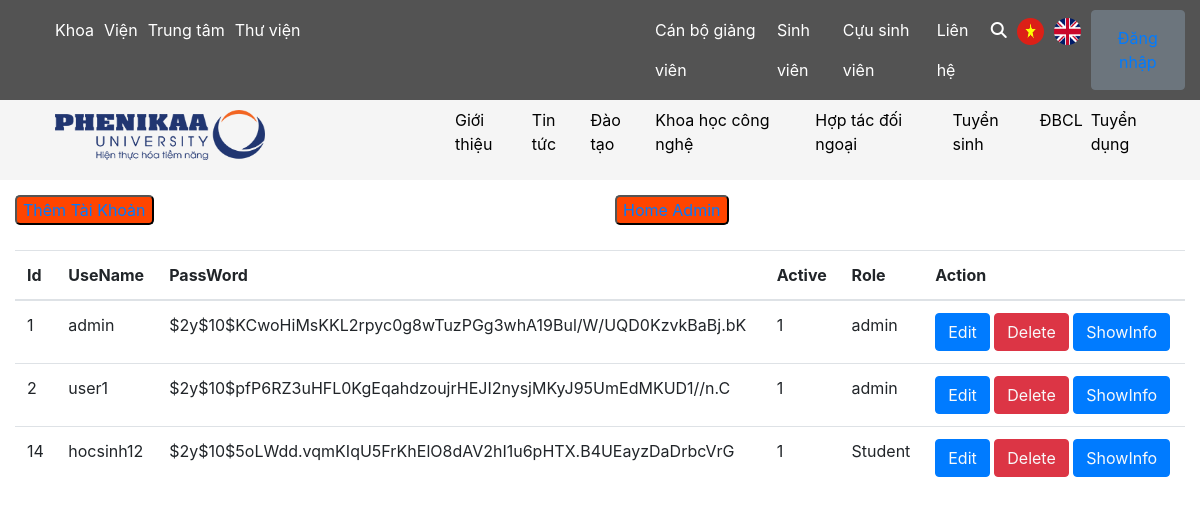
The app's page /account.php, older data.
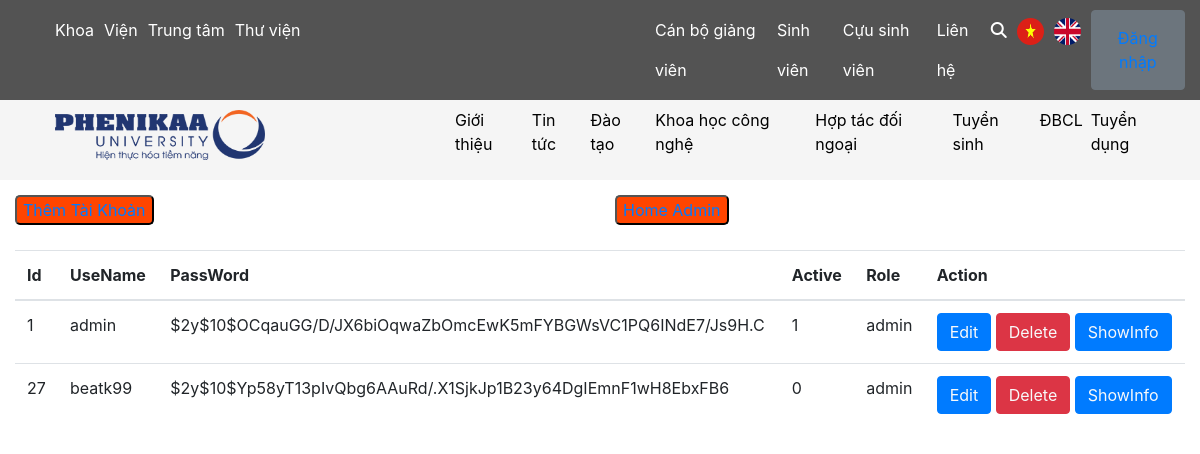
The same page, newer data.
### tables this page shows
CREATE TABLE `users` (
  `id` int(11) NOT NULL,
  `useName` varchar(255) DEFAULT NULL,
  `passWord` char(255) DEFAULT NULL,
  `role` varchar(255) DEFAULT NULL,
  `status` tinyint(1) DEFAULT NULL
);

### account.php (the view, shortened to what this page needs)
<?php
    include('connect.php');
?>
<!DOCTYPE html>
<html lang="en">
<head>
    <link rel="stylesheet" href="https://maxcdn.bootstrapcdn.com/bootstrap/4.5.2/css/bootstrap.min.css"/>
    <link rel="stylesheet" href="./style/style.css">
</head>
<body>
    <?php
        include('./header/header.php');
    ?>
    <div class="container-fluid">
        <div class="row">
            <div class="col-md-6">
                <button class="addAccount">
                    <a href="newAccount.php" class="text-decoration-none">Thêm Tài Khoản</a>
                </button>
            </div>
            <div class="col-md-6">
                <button class="addAccount">
                    <a href="admin.php" class="text-decoration-none">Home Admin</a>
                </button>
            </div>
        </div>
<table class="table">
    <thead>
        <tr>
        <th scope="col">Id</th>
        <th scope="col">UseName</th>
        <th scope="col">PassWord</th>
        <th scope ="col">Active</th>
        <th scope="col">Role</th>
        <th scope="col">Action</th>
        </tr>
    </thead>
    <tbody>
        <?php
            $sql = "SELECT * FROM `users`";
            $result = mysqli_query($conn,$sql);
            if($result){
               while( $row = mysqli_fetch_assoc($result)){
                   $id = $row['id'];
                   $useName = $row['useName'];
                   $passWord = $row['passWord'];
                   $status = $row['status'];
                   $role = $row['role'];
                   echo '<tr>
                        <td>'.$id.'</td>
                        <td>'.$useName.'</td>
                        <td>'.$passWord.'</td>
                        <td>'.$status.'</td>
                        <td>'.$role.'</td>
                        <td>
                        <button class="btn btn-primary"><a href="updateAccount.php ? updateid='.$id.'" class="text-light">Edit</a></button>
                        <button class="btn btn-danger"><a href="deleteAccount.php ? deleteid='.$id.' " class="text-light">Delete</a></button>
                        <button class="btn btn-primary"><a href="showInfo.php ? infoid='.$id.' " class="text-light">ShowInfo</a></button>
                    </td>
                   </tr>';
               }
            }
        ?>
    </tbody>
</table>
    </div>
</body>
</html>

### header/header.php (shortened to what this page needs)
<div class="container-fluid">
    <div class="row header-top">
        <div class="col-md-6 header-left">
            <ul class="header-menuLeft">
                <li>
                    <a href="" class="menuLeftItem">Khoa</a>
                </li>
                <li>
                    <a href="#" class="menuLeftItem">Viện</a>
                </li>
                <li>
                    <a href="#" class="menuLeftItem">Trung tâm</a>
                </li>
                <li>
                    <a href="#" class="menuLeftItem">Thư viện</a>
                </li>
            </ul>
        </div>
        <div class="col-md-6 header-right">
            <ul class="header-menuRight">
                <li><a href="#" class="menuRightItem">Cán bộ giảng viên</a></li>
                <li>
                    <a href="#" class="menuRightItem"> Sinh viên</a>
                </li>
                <li><a href="#" class="menuRightItem">Cựu sinh viên</a></li>
                <li><a href="#" class="menuRightItem">Liên hệ</a></li>
                <li><a href="#" class="menuRightItem"><i class="fas fa-search"></i></a></li>
                <li><a href="#" class="menuRightItem"><img src="./images/vn.jpg" class="language"></a></li>
                <li><a href="#" class="menuRightItem"><img src="./images/en.png" class="language"></a></li>
                <button type="button" class="btn btn-secondary"><a href="login.php">
                    ?></a></button>
            </ul>
        </div>
    </div>
    <div class="row header-down">
        <div class="col-md-4">
            <a href="#">
                <img src="./images/logo.png" class="logo">
            </a>
        </div>
        <div class="col-md-8 menuHeader-down">
            <ul class="menuRight-down">
                <li>
                    <a href="#">Giới thiệu</a>
                </li>
                <li>
                    <a href="news.php">Tin tức</a>
                </li>
                <li>
                    <a href="#">Đào tạo</a>
                </li>
                <li>
                    <a href="#" >Khoa học công nghệ</a>
                </li>
                <li>
                    <a href="#">Hợp tác đối ngoại</a>
                </li>
                <li>
                    <a href="admissionPage.php">Tuyển sinh</a>
                </li>
                <li>
                    <a href="#">ĐBCL</a>
                </li>
                <li><a href="#">Tuyển dụng</a></li>
            </ul>
        </div>
    </div>
</div>

### style/style.css (style rules this page uses)
.header-top { background-color: rgb(83, 83, 83); }
ul li { list-style-type: none; }
.header-menuLeft { position: relative; line-height: 40px; display: flex; margin-top: 10px; margin-bottom: 10px; }
.header-menuLeft > li > a { text-decoration: none; }
.header-menuLeft > li { display: inline-block; position: relative; line-height: 40px; }
.menuLeftItem { margin-right: 10px; position: relative; display: inline-block; color: white; }
.header-menuRight { position: relative; line-height: 40px; display: flex; margin-top: 10px; margin-bottom: 10px; }
.header-menuRight > li > a { text-decoration: none; }
.menuRightItem { margin-right: 10px; position: relative; display: inline-block; color: white; }
.language { height: 27px; width: 27px; border-radius: 15px; }
.header-down { height: 80px; background-color: whitesmoke; }
.logo { width: 250px; height: 50px; padding-left: 40px; margin-top: 10px; margin-bottom: 10px; }
.menuHeader-down { align-self: center; }
.menuRight-down { display: flex; }
.menuRight-down > li > a { text-decoration: none; margin-right: 8px; color: black; }
.addAccount { background-color: orangered; border-radius: 5px; margin-top: 15px; margin-bottom: 25px; }

Row changes from the older to the newer data that the page shows:
removed users: id "2", useName "user1", passWord "$2y$10$pfP6RZ3uHFL0KgEqahdzoujrHEJI2nysjMKyJ95UmEdMKUD1//n.C", status "1", role "admin"
removed users: id "14", useName "hocsinh12", passWord "$2y$10$5oLWdd.vqmKIqU5FrKhElO8dAV2hI1u6pHTX.B4UEayzDaDrbcVrG", status "1", role "Student"
changed users id 1: passWord "$2y$10$KCwoHiMsKKL2rpyc0g8wTuzPGg3whA19Bul/W/UQD0KzvkBaBj.bK" → "$2y$10$OCqauGG/D/JX6biOqwaZbOmcEwK5mFYBGWsVC1PQ6INdE7/Js9H.C"
added users: id "27", useName "beatk99", passWord "$2y$10$Yp58yT13pIvQbg6AAuRd/.X1SjkJp1B23y64DgIEmnF1wH8EbxFB6", status "0", role "admin"
